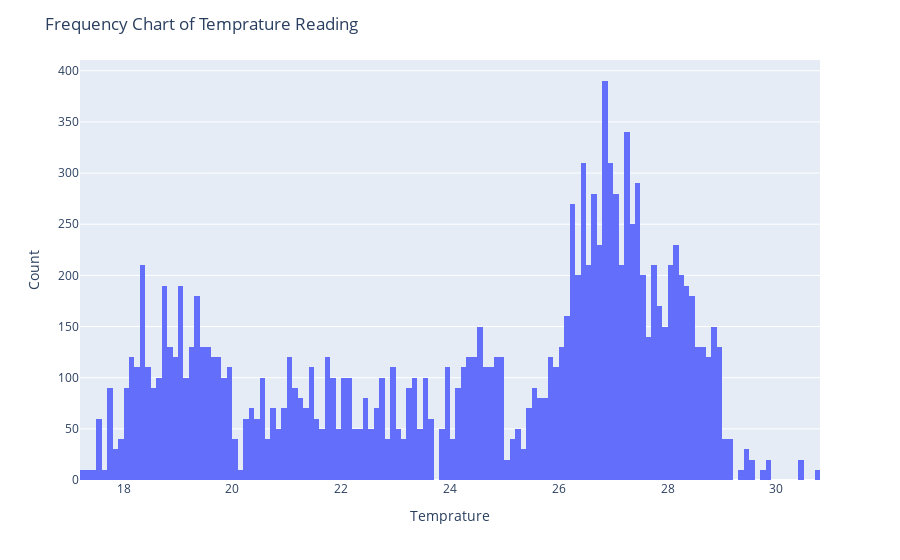

The code cell stored with this chart in its notebook:
### Code cell
fig = px.histogram(x=data1['Temprature'], nbins=200, histnorm='density')
fig.update_layout(title='Frequency Chart of Temprature Reading',
xaxis_title='Temprature', yaxis_title='Count')

### Figure 1 — Plotly figure (JSON) as saved in the notebook; plotly's stock layout.template omitted (floating-point values rounded to 4 significant figures; data arrays with more than 128 entries replaced by an {"elided": "..."} marker saying what was removed)
{"data": [{"alignmentgroup": "True", "bingroup": "x", "histnorm": "density", "hovertemplate": "x=%{x}<br>density=%{y}<extra></extra>", "legendgroup": "", "marker": {"color": "#636efa", "pattern": {"shape": ""}}, "name": "", "nbinsx": 200, "offsetgroup": "", "orientation": "v", "showlegend": false, "type": "histogram", "x": {"elided": "1404 float values"}, "xaxis": "x", "yaxis": "y"}], "layout": {"barmode": "relative", "legend": {"tracegroupgap": 0}, "margin": {"t": 60}, "title": {"text": "Frequency Chart of Temprature Reading"}, "xaxis": {"anchor": "y", "domain": [0, 1], "title": {"text": "Temprature"}}, "yaxis": {"anchor": "x", "domain": [0, 1], "title": {"text": "Count"}}}}
